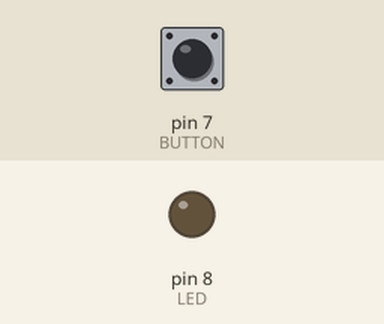
Recording of a sketch running on a simulated Arduino Uno, built with avr-gcc and run on an emulated ATmega328P. On the bench: output pins drawn as LEDs (lit = HIGH). The test bench sets the inputs (shaded band); at power-on: pin 7 (BUTTON) LOW.

Above: at 1.2 s.
1.3 s: pin 7 (BUTTON) pulled HIGH for 0.15 s
At 1.47 s:
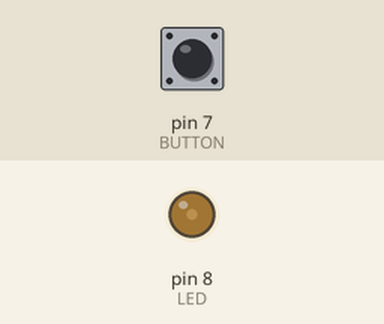
3.0 s: pin 7 (BUTTON) pulled HIGH for 3.2 s
At 7.5 s:
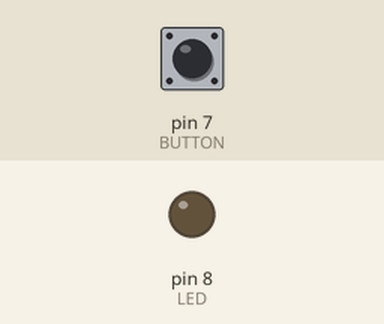
Timing chart, 0 to 9.0 s (numbered marks = the images above; inputs shaded):
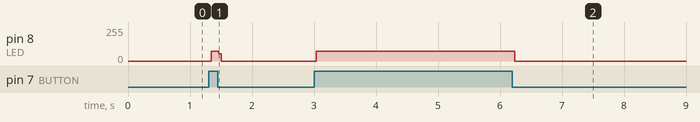

The sketch:

sketch_led_switch.ino
```cpp
const int LED = 8;
const int BUTTON = 7;

int val = 0;

void setup() {
  pinMode(LED, OUTPUT);
  pinMode(BUTTON, INPUT);
}

void loop() {
  val = digitalRead(BUTTON);

  if (val == HIGH){
    digitalWrite(LED, HIGH);
    digitalWrite(LED, LOW);
  }
}
```

Measured:
- after the input at 1.3 s, pin 8 (LED): 0/255 → 73/255 at once, → 0/255 0.12 s later
- after the input at 3.0 s, pin 8 (LED): 0/255 → 73/255 at once, → 0/255 3.2 s later
